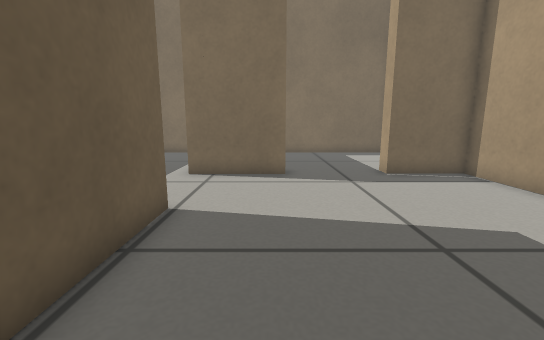
view 1 (above)

12 first-person views from a walk through a robot-simulator world made for Gazebo. The camera is 0.4 m above the floor, tilts 10° down and sees 90° across. The floor is counted in squares, 0.2 m on a side. Each view is taken from the middle of a square. On the plan, view 1 faces up. The plan holds only what a view shows up to about 16 squares ahead; the rest is blank.

view 2
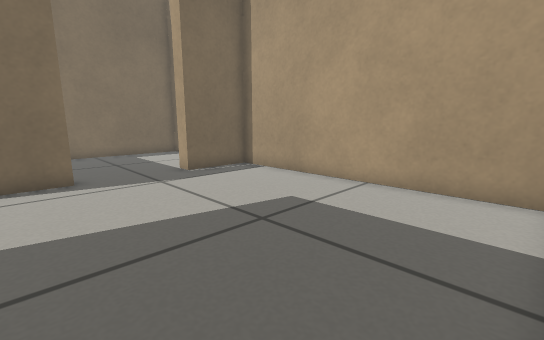

view 3
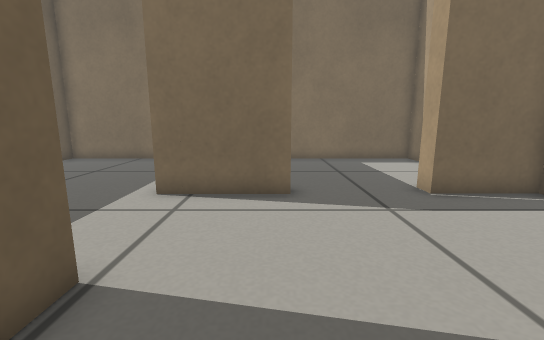

view 4
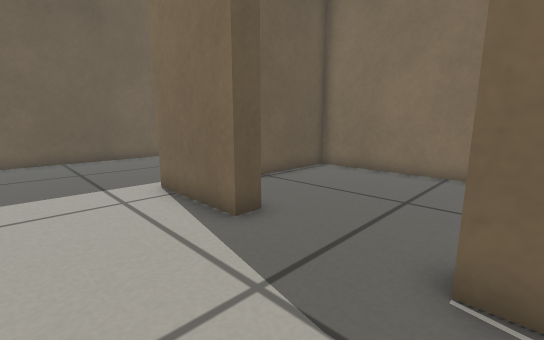

view 5
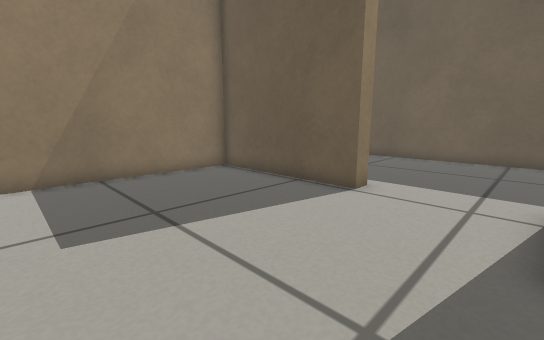

view 6
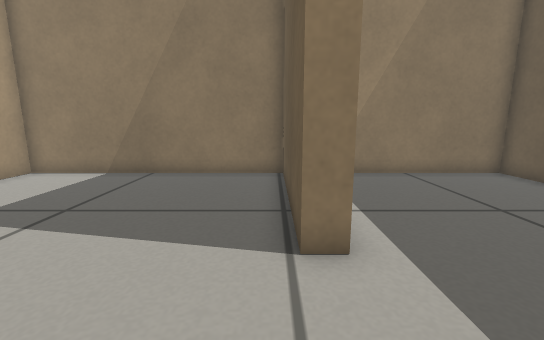

view 7
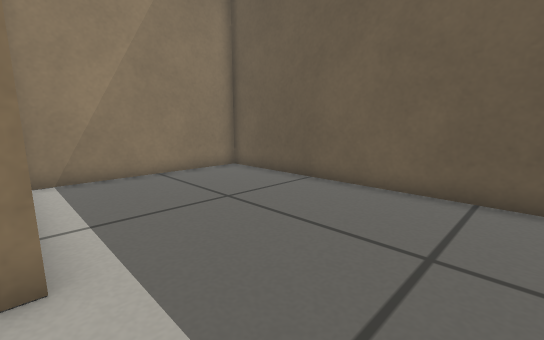

view 8
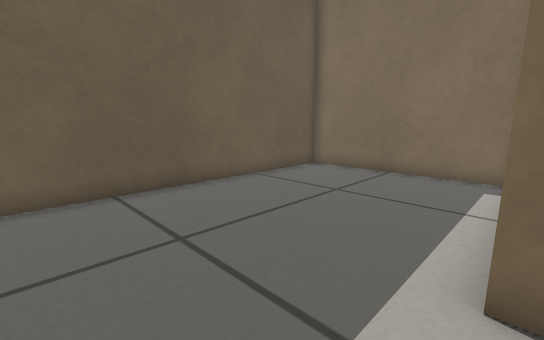

view 9
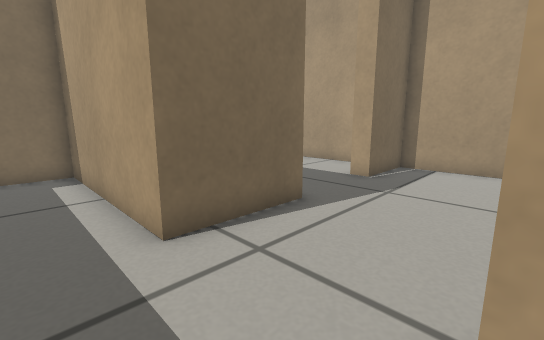

view 10
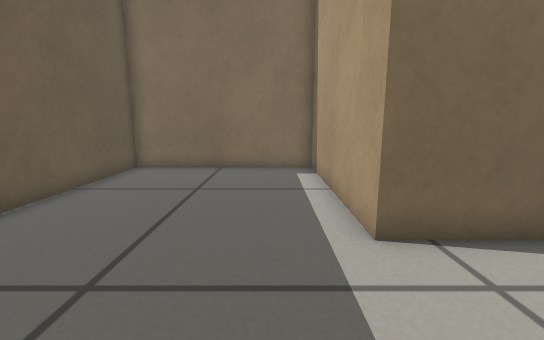

view 11
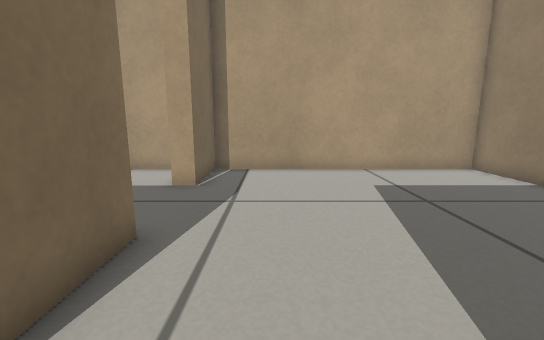

view 12
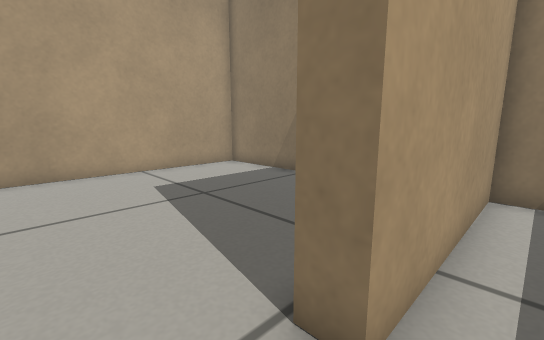

### Floor plan
Ten units are one square. View 1 is at (0, 0); x grows to the right and y downward. Boxes are objects, and circles mark ways between rooms. Rooms are numbered by the first view taken in them; rooms with no view inside come last. Other rooms are left out.
<svg viewBox="-115 -184 195 195">
<path fill="none" stroke="#000" d="M-24 -61 -24 6 75 6 75 -104 45 -104 45 -112M5 -112 5 -104 -32 -104M-32 -104 -32 -179 -110 -179 -110 6 -32 6 -32 -61 -24 -61M75 -122 75 -179 -24 -179 -24 -139"/>
<circle cx="-30" cy="-85" r="3" fill="#2a7"/>
<circle cx="25" cy="-110" r="3" fill="#2a7"/>
<text x="20" y="-50">1</text>
<text x="-70" y="-90">2</text>
<text x="20" y="-150">3</text>
</svg>
Room 1 opens to room 2. Room 1 opens to room 3.

Where each view was taken, in squares from view 1:
view 1: 0 up, 0 right, facing up
view 2: 0 up, 1 left, facing up-right
view 3: 3 up, 0 right, facing up
view 4: 7 up, 5 right, facing up-left
view 5: 10 up, 5 right, facing down-left
view 6: 10 up, 2 left, facing down
view 7: 10 up, 3 left, facing down-left
view 8: 7 up, 3 left, facing up-left
view 9: 6 up, 5 left, facing up-right
view 10: 6 up, 5 left, facing up
view 11: 8 up, 4 left, facing right
view 12: 8 up, 4 left, facing down-right
